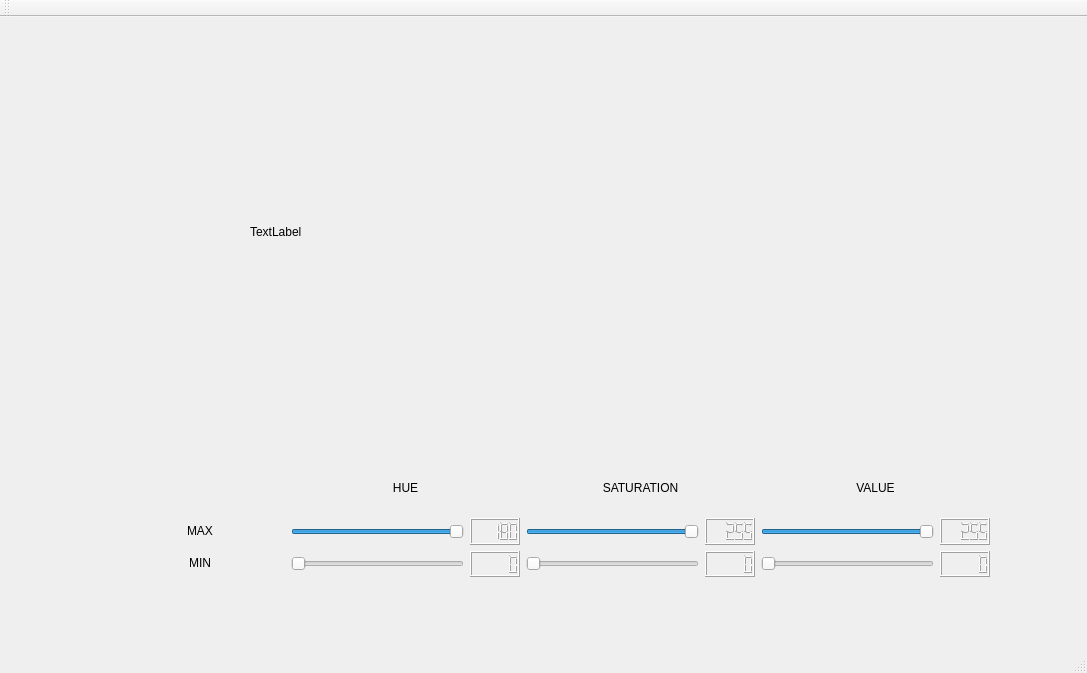
<?xml version="1.0" encoding="UTF-8"?>
<ui version="4.0">
 <class>MainWindow</class>
 <widget class="QMainWindow" name="MainWindow">
  <property name="geometry">
   <rect>
    <x>0</x>
    <y>0</y>
    <width>1087</width>
    <height>673</height>
   </rect>
  </property>
  <property name="windowTitle">
   <string>MainWindow</string>
  </property>
  <widget class="QWidget" name="centralWidget">
   <widget class="QWidget" name="horizontalLayoutWidget">
    <property name="geometry">
     <rect>
      <x>280</x>
      <y>450</y>
      <width>721</width>
      <height>41</height>
     </rect>
    </property>
    <layout class="QHBoxLayout" name="horizontalLayout">
     <item>
      <widget class="QLabel" name="label_3">
       <property name="layoutDirection">
        <enum>Qt::RightToLeft</enum>
       </property>
       <property name="text">
        <string>HUE</string>
       </property>
       <property name="alignment">
        <set>Qt::AlignCenter</set>
       </property>
      </widget>
     </item>
     <item>
      <widget class="QLabel" name="label">
       <property name="layoutDirection">
        <enum>Qt::RightToLeft</enum>
       </property>
       <property name="text">
        <string>SATURATION</string>
       </property>
       <property name="alignment">
        <set>Qt::AlignCenter</set>
       </property>
      </widget>
     </item>
     <item>
      <widget class="QLabel" name="label_2">
       <property name="layoutDirection">
        <enum>Qt::RightToLeft</enum>
       </property>
       <property name="text">
        <string>VALUE</string>
       </property>
       <property name="alignment">
        <set>Qt::AlignCenter</set>
       </property>
      </widget>
     </item>
    </layout>
   </widget>
   <widget class="QWidget" name="horizontalLayoutWidget_2">
    <property name="geometry">
     <rect>
      <x>280</x>
      <y>490</y>
      <width>721</width>
      <height>81</height>
     </rect>
    </property>
    <layout class="QHBoxLayout" name="horizontalLayout_2">
     <item>
      <layout class="QVBoxLayout" name="verticalLayout_2">
       <item>
        <layout class="QHBoxLayout" name="horizontalLayout_3">
         <item>
          <widget class="QSlider" name="maxHue">
           <property name="sizePolicy">
            <sizepolicy hsizetype="Maximum" vsizetype="Ignored">
             <horstretch>100</horstretch>
             <verstretch>0</verstretch>
            </sizepolicy>
           </property>
           <property name="maximumSize">
            <size>
             <width>180</width>
             <height>100</height>
            </size>
           </property>
           <property name="maximum">
            <number>180</number>
           </property>
           <property name="value">
            <number>180</number>
           </property>
           <property name="orientation">
            <enum>Qt::Horizontal</enum>
           </property>
          </widget>
         </item>
         <item>
          <widget class="QLCDNumber" name="lcd_highH">
           <property name="sizePolicy">
            <sizepolicy hsizetype="Minimum" vsizetype="Minimum">
             <horstretch>0</horstretch>
             <verstretch>0</verstretch>
            </sizepolicy>
           </property>
           <property name="maximumSize">
            <size>
             <width>50</width>
             <height>100</height>
            </size>
           </property>
           <property name="intValue" stdset="0">
            <number>180</number>
           </property>
          </widget>
         </item>
        </layout>
       </item>
       <item>
        <layout class="QHBoxLayout" name="horizontalLayout_4">
         <item>
          <widget class="QSlider" name="minHue">
           <property name="sizePolicy">
            <sizepolicy hsizetype="Maximum" vsizetype="Ignored">
             <horstretch>100</horstretch>
             <verstretch>0</verstretch>
            </sizepolicy>
           </property>
           <property name="maximumSize">
            <size>
             <width>180</width>
             <height>100</height>
            </size>
           </property>
           <property name="maximum">
            <number>360</number>
           </property>
           <property name="value">
            <number>0</number>
           </property>
           <property name="orientation">
            <enum>Qt::Horizontal</enum>
           </property>
          </widget>
         </item>
         <item>
          <widget class="QLCDNumber" name="lcd_lowH">
           <property name="sizePolicy">
            <sizepolicy hsizetype="Minimum" vsizetype="Minimum">
             <horstretch>0</horstretch>
             <verstretch>0</verstretch>
            </sizepolicy>
           </property>
           <property name="maximumSize">
            <size>
             <width>50</width>
             <height>100</height>
            </size>
           </property>
          </widget>
         </item>
        </layout>
       </item>
      </layout>
     </item>
     <item>
      <layout class="QVBoxLayout" name="verticalLayout_5">
       <item>
        <layout class="QHBoxLayout" name="horizontalLayout_6">
         <item>
          <widget class="QSlider" name="maxSaturation">
           <property name="sizePolicy">
            <sizepolicy hsizetype="Maximum" vsizetype="Ignored">
             <horstretch>100</horstretch>
             <verstretch>0</verstretch>
            </sizepolicy>
           </property>
           <property name="maximumSize">
            <size>
             <width>180</width>
             <height>100</height>
            </size>
           </property>
           <property name="maximum">
            <number>255</number>
           </property>
           <property name="value">
            <number>255</number>
           </property>
           <property name="orientation">
            <enum>Qt::Horizontal</enum>
           </property>
          </widget>
         </item>
         <item>
          <widget class="QLCDNumber" name="lcd_highS">
           <property name="sizePolicy">
            <sizepolicy hsizetype="Minimum" vsizetype="Minimum">
             <horstretch>0</horstretch>
             <verstretch>0</verstretch>
            </sizepolicy>
           </property>
           <property name="maximumSize">
            <size>
             <width>50</width>
             <height>100</height>
            </size>
           </property>
           <property name="intValue" stdset="0">
            <number>255</number>
           </property>
          </widget>
         </item>
        </layout>
       </item>
       <item>
        <layout class="QHBoxLayout" name="horizontalLayout_5">
         <item>
          <widget class="QSlider" name="minSaturation">
           <property name="sizePolicy">
            <sizepolicy hsizetype="Maximum" vsizetype="Ignored">
             <horstretch>100</horstretch>
             <verstretch>0</verstretch>
            </sizepolicy>
           </property>
           <property name="maximumSize">
            <size>
             <width>180</width>
             <height>100</height>
            </size>
           </property>
           <property name="maximum">
            <number>255</number>
           </property>
           <property name="value">
            <number>0</number>
           </property>
           <property name="orientation">
            <enum>Qt::Horizontal</enum>
           </property>
          </widget>
         </item>
         <item>
          <widget class="QLCDNumber" name="lcd_lowS">
           <property name="sizePolicy">
            <sizepolicy hsizetype="Minimum" vsizetype="Minimum">
             <horstretch>0</horstretch>
             <verstretch>0</verstretch>
            </sizepolicy>
           </property>
           <property name="maximumSize">
            <size>
             <width>50</width>
             <height>100</height>
            </size>
           </property>
          </widget>
         </item>
        </layout>
       </item>
      </layout>
     </item>
     <item>
      <layout class="QVBoxLayout" name="verticalLayout_6">
       <item>
        <layout class="QHBoxLayout" name="horizontalLayout_7">
         <item>
          <widget class="QSlider" name="maxValue">
           <property name="sizePolicy">
            <sizepolicy hsizetype="Maximum" vsizetype="Ignored">
             <horstretch>100</horstretch>
             <verstretch>0</verstretch>
            </sizepolicy>
           </property>
           <property name="maximumSize">
            <size>
             <width>180</width>
             <height>100</height>
            </size>
           </property>
           <property name="maximum">
            <number>255</number>
           </property>
           <property name="value">
            <number>255</number>
           </property>
           <property name="orientation">
            <enum>Qt::Horizontal</enum>
           </property>
          </widget>
         </item>
         <item>
          <widget class="QLCDNumber" name="lcd_highV">
           <property name="sizePolicy">
            <sizepolicy hsizetype="Minimum" vsizetype="Minimum">
             <horstretch>0</horstretch>
             <verstretch>0</verstretch>
            </sizepolicy>
           </property>
           <property name="maximumSize">
            <size>
             <width>50</width>
             <height>100</height>
            </size>
           </property>
           <property name="intValue" stdset="0">
            <number>255</number>
           </property>
          </widget>
         </item>
        </layout>
       </item>
       <item>
        <layout class="QHBoxLayout" name="horizontalLayout_8">
         <item>
          <widget class="QSlider" name="minValue">
           <property name="sizePolicy">
            <sizepolicy hsizetype="Maximum" vsizetype="Ignored">
             <horstretch>100</horstretch>
             <verstretch>0</verstretch>
            </sizepolicy>
           </property>
           <property name="maximumSize">
            <size>
             <width>180</width>
             <height>100</height>
            </size>
           </property>
           <property name="maximum">
            <number>255</number>
           </property>
           <property name="value">
            <number>0</number>
           </property>
           <property name="orientation">
            <enum>Qt::Horizontal</enum>
           </property>
          </widget>
         </item>
         <item>
          <widget class="QLCDNumber" name="lcd_lowV">
           <property name="sizePolicy">
            <sizepolicy hsizetype="Minimum" vsizetype="Minimum">
             <horstretch>0</horstretch>
             <verstretch>0</verstretch>
            </sizepolicy>
           </property>
           <property name="maximumSize">
            <size>
             <width>50</width>
             <height>100</height>
            </size>
           </property>
          </widget>
         </item>
        </layout>
       </item>
      </layout>
     </item>
    </layout>
   </widget>
   <widget class="QWidget" name="verticalLayoutWidget">
    <property name="geometry">
     <rect>
      <x>120</x>
      <y>490</y>
      <width>160</width>
      <height>80</height>
     </rect>
    </property>
    <layout class="QVBoxLayout" name="verticalLayout">
     <item>
      <widget class="QLabel" name="label_4">
       <property name="text">
        <string>MAX</string>
       </property>
       <property name="alignment">
        <set>Qt::AlignCenter</set>
       </property>
      </widget>
     </item>
     <item>
      <widget class="QLabel" name="label_5">
       <property name="text">
        <string>MIN</string>
       </property>
       <property name="alignment">
        <set>Qt::AlignCenter</set>
       </property>
      </widget>
     </item>
    </layout>
   </widget>
   <widget class="QLabel" name="cam">
    <property name="geometry">
     <rect>
      <x>250</x>
      <y>40</y>
      <width>591</width>
      <height>350</height>
     </rect>
    </property>
    <property name="maximumSize">
     <size>
      <width>10000</width>
      <height>10000</height>
     </size>
    </property>
    <property name="autoFillBackground">
     <bool>true</bool>
    </property>
    <property name="text">
     <string>TextLabel</string>
    </property>
   </widget>
  </widget>
  <widget class="QMenuBar" name="menuBar">
   <property name="geometry">
    <rect>
     <x>0</x>
     <y>0</y>
     <width>1087</width>
     <height>25</height>
    </rect>
   </property>
  </widget>
  <widget class="QToolBar" name="mainToolBar">
   <attribute name="toolBarArea">
    <enum>TopToolBarArea</enum>
   </attribute>
   <attribute name="toolBarBreak">
    <bool>false</bool>
   </attribute>
  </widget>
  <widget class="QStatusBar" name="statusBar"/>
 </widget>
 <layoutdefault spacing="6" margin="11"/>
 <resources/>
 <connections/>
</ui>
